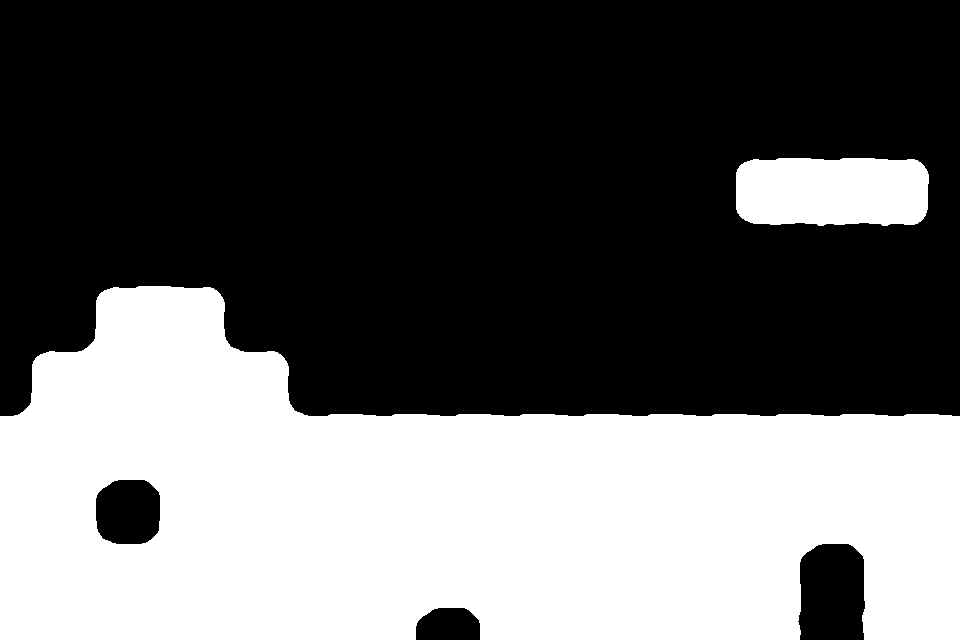

This is a level from a 2D game, rendered from its Tiled map with the project's own tilesets. A one-line summary and the complete map file follow:
An orthogonal 15x10 tile map with 64x64 px tiles, 1 tile layer (Chao) and 10 objects (7x Prefab, 3x Fronteira).

<map version="1.0" orientation="orthogonal" renderorder="right-down" width="15" height="10" tilewidth="64" tileheight="64" nextobjectid="90">
 <tileset firstgid="1" source="TilesetSimples/tileset.tsx" />
 <layer name="Chao" width="15" height="10">
  <properties>
   <property name="unity:layer" value="Solido" />
  </properties>
  <data encoding="csv">
0,0,0,0,0,0,0,0,0,0,0,0,0,0,0,
0,0,0,0,0,0,0,0,0,0,0,0,0,0,0,
0,0,0,0,0,0,0,0,0,0,0,1,2,2,3,
0,0,0,0,0,0,0,0,0,0,0,11,12,12,13,
0,1,2,3,0,0,0,0,0,0,0,0,0,0,0,
1,4,7,5,3,0,0,0,0,0,0,0,0,0,0,
4,7,7,7,5,2,2,2,2,2,2,2,2,2,2,
7,10,9,7,7,7,7,7,7,7,7,7,7,7,7,
7,5,4,7,7,7,7,7,7,7,7,7,10,9,7,
7,7,7,7,7,7,10,9,7,7,7,7,8,6,7
</data>
 </layer>
 <objectgroup name="Objetos" offsetx="0" offsety="-32">
  <properties>
   <property name="unity:layer" value="Objetos" />
  </properties>
  <object id="13" name="Fronteira" x="-65" y="-288" width="64" height="929" />
  <object id="14" name="Fronteira" x="0" y="-320" width="960" height="64" />
  <object id="15" name="Fronteira" x="960" y="-288" width="64" height="928" />
  <object id="78" name="Porta" type="Prefab" gid="17" x="832" y="448" width="64" height="64" />
  <object id="79" name="Bloco" type="Prefab" gid="21" x="640" y="256" width="64" height="64" />
  <object id="80" name="Bloco" type="Prefab" gid="21" x="576" y="320" width="64" height="64" />
  <object id="81" name="Bloco" type="Prefab" gid="21" x="512" y="384" width="64" height="64" />
  <object id="84" name="Jogador" type="Prefab" gid="20" x="384" y="448" width="64" height="64" />
  <object id="86" name="Chave" type="Prefab" gid="18" x="832" y="192" width="64" height="64" />
  <object id="89" name="Cristal" type="Prefab" gid="23" x="128" y="320" width="64" height="64" />
 </objectgroup>
</map>
